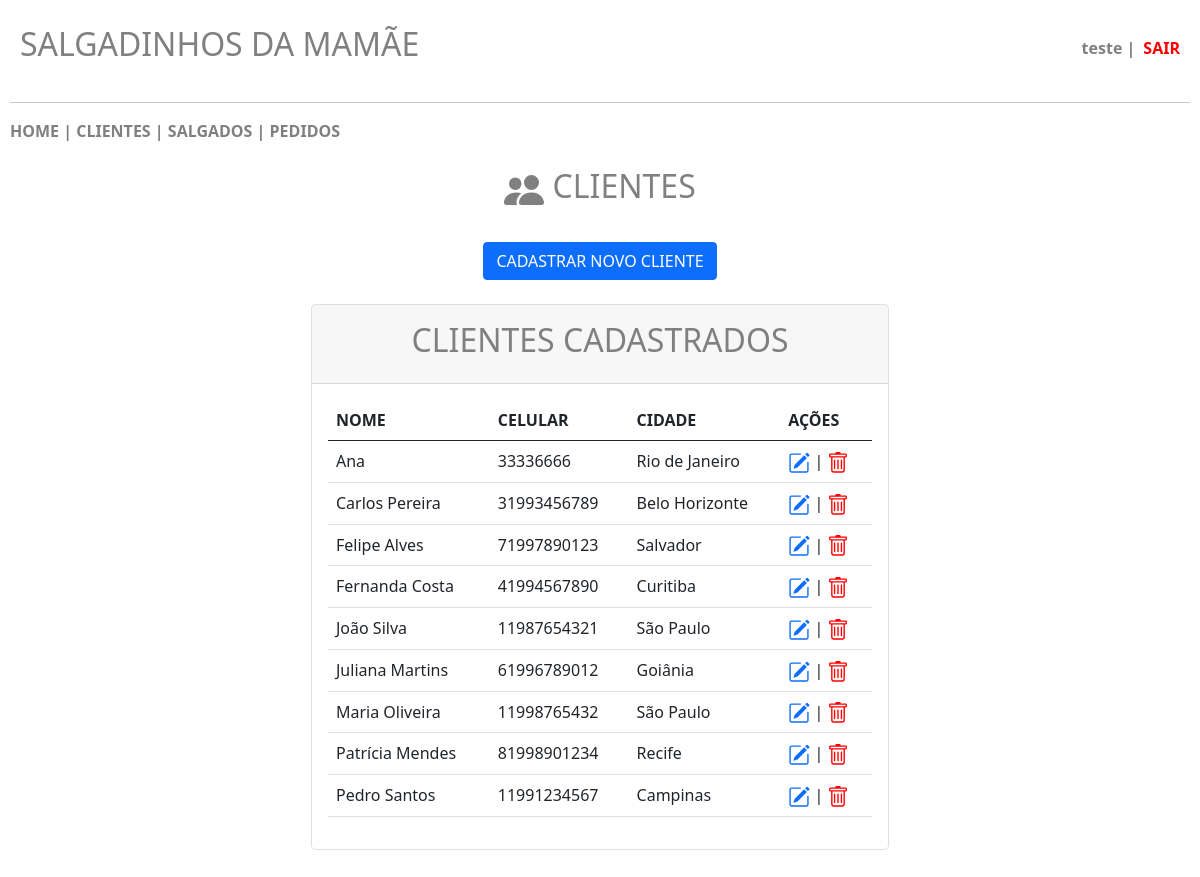
The page /projeto/banco-Java-3-main/clientes.php (signed in) on the database its author committed.
### tables this page shows
CREATE TABLE `clientes` (
  `id` int(11) NOT NULL,
  `nome` varchar(200) NOT NULL,
  `celular` varchar(15) NOT NULL,
  `endereco` varchar(200) NOT NULL,
  `numero` int(20) NOT NULL,
  `complemento` varchar(150) NOT NULL,
  `cidade` varchar(120) NOT NULL,
  `cpf` varchar(20) NOT NULL
);

### projeto/banco-Java-3-main/clientes.php (the view, shortened to what this page needs)
<?php
    include 'conecta.php';
?>
<!DOCTYPE html>
<html lang="pt-br">
    <head>
        <link href="https://cdn.jsdelivr.net/npm/bootstrap@5.0.2/dist/css/bootstrap.min.css" rel="stylesheet">
    </head>
    <body>
        <header class="main-header">
            <h2>SALGADINHOS DA MAMÃE</h2>
            <div class="user-info">
                <?php
                    if (!empty($_SESSION["user"])) {
                        $usuario = $_SESSION["user"];
                        echo "<span class='username'>".htmlspecialchars($usuario)." | </span><a class='logout-link' href='sair.php'>SAIR</a>";
                    }
                ?>
            </div>
        </header>
        <hr>
        <nav>
            <?php
                include 'menu.php';
            ?>
        </nav>
        <br>
        <center><h2>&nbsp;CLIENTES</h2></center>
        <br>
        <center><button type="button" class="btn btn-primary" data-bs-toggle="modal" data-bs-target="#exampleModal">
            CADASTRAR NOVO CLIENTE
        </button></center>
        <br>
        <div class="row justify-content-center row-cols-1 row-cols-md-2 mb-3 text-center">
            <div class="col">
                <div class="card mb-4 rounded-3 shadow-sw">
                    <div class="card-header py-3">
                        <h2>CLIENTES CADASTRADOS</h2>
                    </div>
                    <div class="card-body text-start">
                        <table class="table table-hover">
                            <thead>
                                <tr>
                                    <th scope="col">NOME</th>
                                    <th scope="col">CELULAR</th>
                                    <th scope="col">CIDADE</th>
                                    <th scope="col">AÇÕES</th>
                                </tr>
                            </thead>
                            <tbody>
                                <tr>
                                    <?php
                                        $pesquisa = mysqli_query($conn, "SELECT * FROM clientes ORDER BY nome");
                                        $row = mysqli_num_rows($pesquisa);
                                        if ($row > 0) {
                                            while ($registro = $pesquisa -> fetch_array()) {
                                                $id = $registro['id'];
                                                $nome = $registro['nome'];
                                                $celular = $registro['celular'];
                                                $cidade = $registro['cidade'];
                                                echo '<td>'.$nome.'</td>';
                                                echo '<td>'.$celular.'</td>';
                                                echo '<td>'.$cidade.'</td>';
                                                echo '<td><a href="clientes_editar.php?id='.$id.'"><svg xmlns="http://www.w3.org/2000/svg" width="22" height="22" fill="currentColor" class="bi bi-pencil-square" viewBox="0 0 16 16">
                                                <path d="M15.502 1.94a.5.5 0 0 1 0 .706L14.459 3.69l-2-2L13.502.646a.5.5 0 0 1 .707 0l1.293 1.293zm-1.75 2.456-2-2L4.939 9.21a.5.5 0 0 0-.121.196l-.805 2.414a.25.25 0 0 0 .316.316l2.414-.805a.5.5 0 0 0 .196-.12l6.813-6.814z"/>
                                                <path fill-rule="evenodd" d="M1 13.5A1.5 1.5 0 0 0 2.5 15h11a1.5 1.5 0 0 0 1.5-1.5v-6a.5.5 0 0 0-1 0v6a.5.5 0 0 1-.5.5h-11a.5.5 0 0 1-.5-.5v-11a.5.5 0 0 1 .5-.5H9a.5.5 0 0 0 0-1H2.5A1.5 1.5 0 0 0 1 2.5z"/>
                                                </svg></a> | <a href="clientes_excluir.php?id='.$id.'"><svg xmlns="http://www.w3.org/2000/svg" width="22" height="22" fill="red" class="bi bi-trash" viewBox="0 0 16 16">
                                                <path d="M5.5 5.5A.5.5 0 0 1 6 6v6a.5.5 0 0 1-1 0V6a.5.5 0 0 1 .5-.5m2.5 0a.5.5 0 0 1 .5.5v6a.5.5 0 0 1-1 0V6a.5.5 0 0 1 .5-.5m3 .5a.5.5 0 0 0-1 0v6a.5.5 0 0 0 1 0z"/>
                                                <path d="M14.5 3a1 1 0 0 1-1 1H13v9a2 2 0 0 1-2 2H5a2 2 0 0 1-2-2V4h-.5a1 1 0 0 1-1-1V2a1 1 0 0 1 1-1H6a1 1 0 0 1 1-1h2a1 1 0 0 1 1 1h3.5a1 1 0 0 1 1 1zM4.118 4 4 4.059V13a1 1 0 0 0 1 1h6a1 1 0 0 0 1-1V4.059L11.882 4zM2.5 3h11V2h-11z"/>
                                                </svg></a></td>';
                                                echo '</tr>';
                                            }
                                        } else {
                                            echo "NÃO HÁ CLIENTES CADASTRADOS!";
                                        }
                                    ?>
                            </tbody>
                        </table>
                    </div>
                </div>
            </div>
        </div>
    </body>
</html>

### projeto/banco-Java-3-main/menu.php (shortened to what this page needs)
<?php
    echo "<a href='inicio.php' style='color:gray;text-decoration:none;font-weight:bold;'>HOME</a>";
    echo "<b><font color='gray'> | </font></b>";
    echo "<a href='clientes.php' style='color:gray;text-decoration:none;font-weight:bold;'>CLIENTES</a>";
    echo "<b><font color='gray'> | </font></b>";
    echo "<a href='salgados.php' style='color:gray;text-decoration:none;font-weight:bold;'>SALGADOS</a>";
    echo "<b><font color='gray'> | </font></b>";
    echo "<a href='pedidos.php' style='color:gray;text-decoration:none;font-weight:bold;'>PEDIDOS</a>";
?>

### projeto/banco-Java-3-main/clientes.php (style rules this page uses)
body { padding: 5px; margin: 5px; }
h2 { color: gray; }
.main-header { display: flex; justify-content: space-between; align-items: center; padding: 15px 10px; }
.user-info { display: flex; align-items: center; gap: 8px; color: gray; }
.username { font-weight: bold; }
.logout-link { color: red; font-weight: bold; text-decoration: none; }

### rows shown on the page
clientes: nome "Ana", celular "33336666", cidade "Rio de Janeiro"
clientes: nome "Carlos Pereira", celular "31993456789", cidade "Belo Horizonte"
clientes: nome "Felipe Alves", celular "71997890123", cidade "Salvador"
clientes: nome "Fernanda Costa", celular "41994567890", cidade "Curitiba"
clientes: nome "João Silva", celular "11987654321", cidade "São Paulo"
clientes: nome "Juliana Martins", celular "61996789012", cidade "Goiânia"
clientes: nome "Maria Oliveira", celular "11998765432", cidade "São Paulo"
clientes: nome "Patrícia Mendes", celular "81998901234", cidade "Recife"
clientes: nome "Pedro Santos", celular "11991234567", cidade "Campinas"

### other values the page prints
$usuario "teste"
